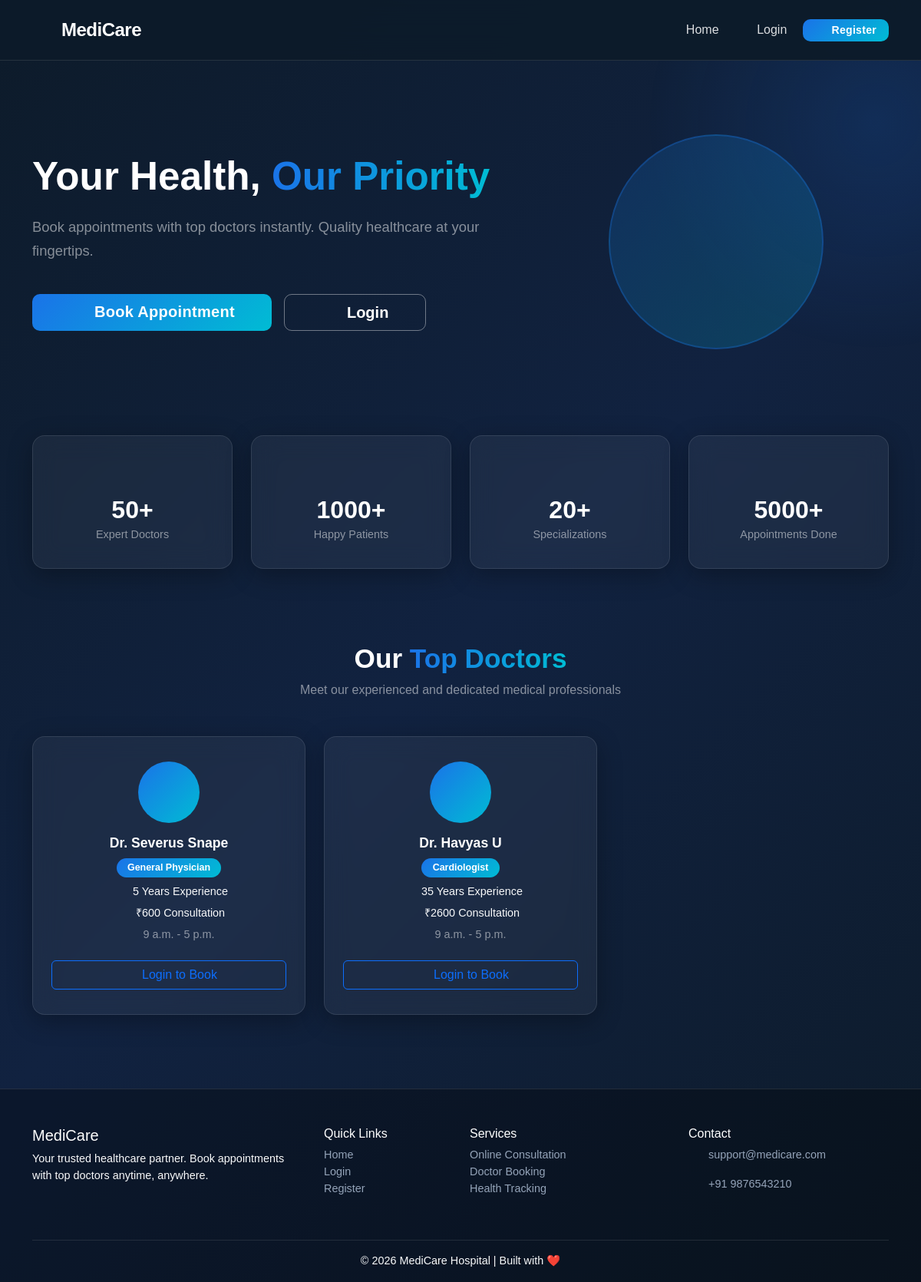
The page / on the database its author committed.
### appointments/models.py (models this page shows, shortened)
class Doctor(models.Model):
    user = models.OneToOneField(User, on_delete=models.CASCADE, related_name='doctor_profile')
    specialization = models.CharField(max_length=100, choices=SPECIALIZATION_CHOICES)
    experience_years = models.PositiveIntegerField(default=0)
    consultation_fee = models.DecimalField(max_digits=8, decimal_places=2, default=0.00)
    available_from = models.TimeField(default='09:00')
    available_to = models.TimeField(default='17:00')
    bio = models.TextField(blank=True, null=True)
    is_available = models.BooleanField(default=True)
    created_at = models.DateTimeField(auto_now_add=True)

### appointments/views.py (the view)
# urls.py: path('', views.home, name='home'),
def home(request):
    doctors = Doctor.objects.filter(is_available=True)[:6]
    return render(request, 'home.html', {'doctors': doctors})

### templates/home.html (shortened to what this page needs)
{% extends 'base.html' %}
{% block content %}
<section class="hero-section">
    <div class="container">
        <div class="row align-items-center">
            <div class="col-lg-7">
                <h1 class="hero-title">Your Health, <span class="text-gradient">Our Priority</span></h1>
                <p class="hero-subtitle">Book appointments with top doctors instantly. Quality healthcare at your
                    fingertips.</p>
                <div class="d-flex gap-3 flex-wrap">
                    <a href="{% url 'register' %}" class="btn btn-primary-custom btn-lg px-5">
                        <i class="fas fa-calendar-plus me-2"></i>Book Appointment
                    </a>
                    <a href="{% url 'login' %}" class="btn btn-outline-light btn-lg px-5">
                        <i class="fas fa-sign-in-alt me-2"></i>Login
                    </a>
                </div>
            </div>
            <div class="col-lg-5 text-center d-none d-lg-block">
                <div class="hero-icon-wrap">
                    <i class="fas fa-user-md hero-icon"></i>
                </div>
            </div>
        </div>
    </div>
</section>
<section class="stats-section py-5">
    <div class="container">
        <div class="row g-4 text-center">
            <div class="col-md-3 col-6">
                <div class="stat-card glass-card">
                    <i class="fas fa-user-md stat-icon text-primary"></i>
                    <h3 class="stat-number">50+</h3>
                    <p class="stat-label">Expert Doctors</p>
                </div>
            </div>
            <div class="col-md-3 col-6">
                <div class="stat-card glass-card">
                    <i class="fas fa-users stat-icon text-success"></i>
                    <h3 class="stat-number">1000+</h3>
                    <p class="stat-label">Happy Patients</p>
                </div>
            </div>
            <div class="col-md-3 col-6">
                <div class="stat-card glass-card">
                    <i class="fas fa-stethoscope stat-icon text-warning"></i>
                    <h3 class="stat-number">20+</h3>
                    <p class="stat-label">Specializations</p>
                </div>
            </div>
            <div class="col-md-3 col-6">
                <div class="stat-card glass-card">
                    <i class="fas fa-calendar-check stat-icon text-danger"></i>
                    <h3 class="stat-number">5000+</h3>
                    <p class="stat-label">Appointments Done</p>
                </div>
            </div>
        </div>
    </div>
</section>
<section class="doctors-section py-5">
    <div class="container">
        <div class="section-header text-center mb-5">
            <h2 class="section-title">Our <span class="text-gradient">Top Doctors</span></h2>
            <p class="section-subtitle">Meet our experienced and dedicated medical professionals</p>
        </div>
        <div class="row g-4">
            {% for doctor in doctors %}
            <div class="col-lg-4 col-md-6">
                <div class="doctor-card glass-card h-100">
                    <div class="doctor-avatar">
                        <i class="fas fa-user-md"></i>
                    </div>
                    <h5 class="doctor-name">Dr. {{ doctor.user.get_full_name }}</h5>
                    <span class="badge badge-spec mb-2">{{ doctor.specialization }}</span>
                    <p class="doctor-info text-light">
                        <i class="fas fa-briefcase me-2 text-primary"></i>
                        {{ doctor.experience_years}} Years Experience
                    </p>
                    <p class="doctor-info text-light">
                        <i class="fas fa-rupee-sign me-2"></i>
                        ₹{{ doctor.consultation_fee|floatformat:0 }} Consultation
                    </p>
                    <p class="doctor-info"><i class="fas fa-clock me-2 text-warning"></i>{{ doctor.available_from }} -
                        {{ doctor.available_to }}</p>
                    {% if user.is_authenticated %}
                    {% if user.profile.role == 'doctor' %}
                    <p class="text-warning mt-3 text-center">
                        Doctors cannot book appointments
                    </p>
                    {% else %}
                    <a href="{% url 'book_appointment' doctor.id %}" class="btn btn-primary-custom w-100 mt-3">
                        <i class="fas fa-calendar-plus me-2"></i>Book Now
                    </a>
                    {% endif %}
                    {% else %}
                    <a href="{% url 'login' %}" class="btn btn-outline-primary w-100 mt-3">
                        <i class="fas fa-sign-in-alt me-2"></i>Login to Book
                    </a>
                    {% endif %}
                </div>
            </div>
            {% endfor %}
        </div>
    </div>
</section>
{% endblock %}

### static/css/style.css (style rules this page uses)
:root { --primary: #1a73e8; --primary-dark: #1557b0; --primary-light: #e8f0fe; --secondary: #00bcd4; --success: #00c853; --danger: #f44336; --warning: #ff9800; --dark: #0d1b2a; --dark2: #112240; --card-bg: rgba(255, 255, 255, 0.05); --card-border: rgba(255, 255, 255, 0.1); --text-light: rgba(255, 255, 255, 0.85); --text-muted: rgba(255, 255, 255, 0.5); --glass-blur: blur(16px); --radius: 16px; --radius-sm: 10px; --shadow: 0 8px 32px rgba(0, 0, 0, 0.3); --transition: all 0.3s ease; }
* { margin: 0; padding: 0; box-sizing: border-box; }
body { font-family: 'Poppins', sans-serif; background: linear-gradient(135deg, #0d1b2a 0%, #112240 50%, #0d1b2a 100%); min-height: 100vh; color: var(--text-light); background-attachment: fixed; }
.text-gradient { background: linear-gradient(90deg, var(--primary), var(--secondary)); -webkit-background-clip: text; -webkit-text-fill-color: transparent; background-clip: text; }
.glass-card { background: var(--card-bg); backdrop-filter: var(--glass-blur); -webkit-backdrop-filter: var(--glass-blur); border: 1px solid var(--card-border); border-radius: var(--radius); padding: 1.5rem; box-shadow: var(--shadow); transition: var(--transition); }
.btn-primary-custom { background: linear-gradient(135deg, var(--primary), var(--secondary)); border: none; color: white; font-weight: 600; border-radius: var(--radius-sm); transition: var(--transition); letter-spacing: 0.3px; }
.btn-outline-light { border-color: rgba(255, 255, 255, 0.4); color: white; font-weight: 600; border-radius: var(--radius-sm); transition: var(--transition); }
.hero-section { padding: 6rem 0 4rem; position: relative; overflow: hidden; }
.hero-section::before { content: ''; position: absolute; top: -50%; right: -20%; width: 600px; height: 600px; background: radial-gradient(circle, rgba(26, 115, 232, 0.15) 0%, transparent 70%); border-radius: 50%; pointer-events: none; }
.hero-title { font-size: 3.2rem; font-weight: 700; line-height: 1.2; margin-bottom: 1.2rem; color: white; }
.hero-subtitle { font-size: 1.15rem; color: var(--text-muted); margin-bottom: 2.5rem; line-height: 1.7; }
.hero-icon-wrap { width: 280px; height: 280px; background: linear-gradient(135deg, rgba(26, 115, 232, 0.2), rgba(0, 188, 212, 0.2)); border-radius: 50%; display: flex; align-items: center; justify-content: center; margin: 0 auto; border: 2px solid rgba(26, 115, 232, 0.3); animation: float 4s ease-in-out infinite; }
.hero-icon { font-size: 8rem; color: var(--primary); opacity: 0.9; }
.stat-card { padding: 2rem 1rem; text-align: center; }
.stat-icon { font-size: 2rem; margin-bottom: 0.8rem; display: block; }
.stat-number { font-size: 2rem; font-weight: 700; color: white; margin-bottom: 0.2rem; }
.stat-label { color: var(--text-muted); font-size: 0.9rem; margin: 0; font-weight: 500; }
.section-title { font-size: 2.2rem; font-weight: 700; color: white; margin-bottom: 0.5rem; }
.section-subtitle { color: var(--text-muted); font-size: 1rem; }
.doctor-card { text-align: center; padding: 2rem 1.5rem; }
.doctor-avatar { width: 80px; height: 80px; background: linear-gradient(135deg, var(--primary), var(--secondary)); border-radius: 50%; display: flex; align-items: center; justify-content: center; margin: 0 auto 1rem; font-size: 2rem; color: white; }
.doctor-name { font-weight: 700; color: white; font-size: 1.1rem; margin-bottom: 0.5rem; }
.doctor-info { color: var(--text-muted); font-size: 0.9rem; margin-bottom: 0.4rem; }
.badge-spec { background: linear-gradient(135deg, var(--primary), var(--secondary)); color: white; font-size: 0.78rem; padding: 0.4rem 0.9rem; border-radius: 50px; font-weight: 500; display: inline-block; }
.badge { font-size: 0.78rem; padding: 0.4rem 0.9rem; border-radius: 50px; font-weight: 600; }

### rows shown on the page
Doctor: user.get_full_name "Severus Snape", specialization "General Physician", experience_years "5", consultation_fee "600", available_from "9 a.m.", available_to "5 p.m."
Doctor: user.get_full_name "Havyas U", specialization "Cardiologist", experience_years "35", consultation_fee "2600", available_from "9 a.m.", available_to "5 p.m."
